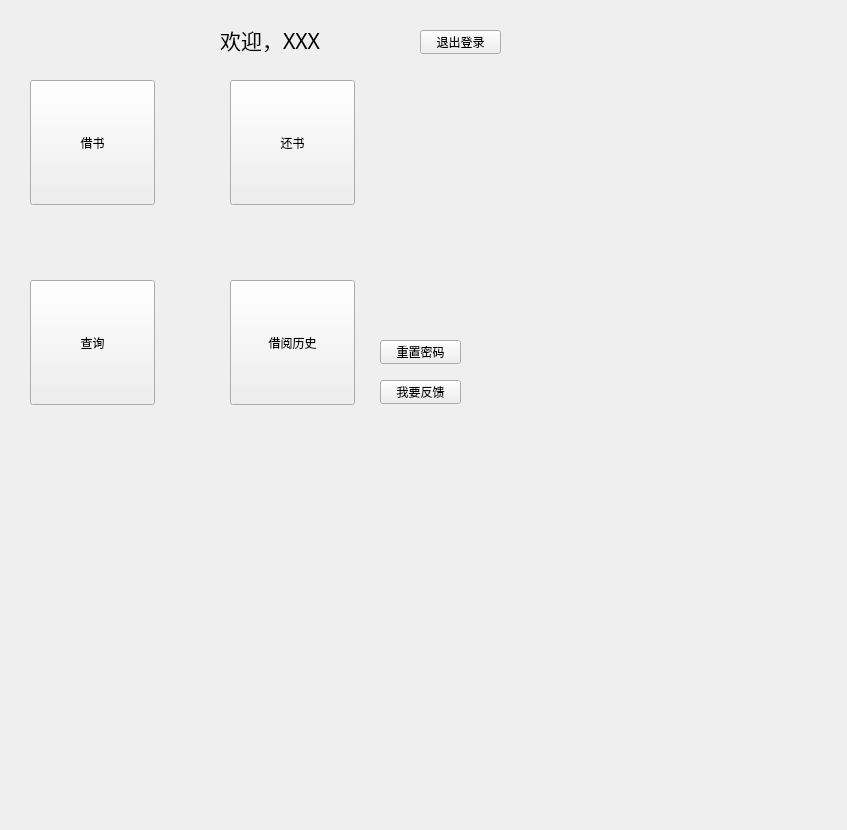
<?xml version="1.0" encoding="UTF-8"?>
<ui version="4.0">
 <class>User_menu</class>
 <widget class="QWidget" name="User_menu">
  <property name="geometry">
   <rect>
    <x>0</x>
    <y>0</y>
    <width>847</width>
    <height>830</height>
   </rect>
  </property>
  <property name="windowTitle">
   <string>Form</string>
  </property>
  <widget class="QLabel" name="welcom_line">
   <property name="geometry">
    <rect>
     <x>150</x>
     <y>20</y>
     <width>240</width>
     <height>40</height>
    </rect>
   </property>
   <property name="minimumSize">
    <size>
     <width>240</width>
     <height>40</height>
    </size>
   </property>
   <property name="maximumSize">
    <size>
     <width>240</width>
     <height>40</height>
    </size>
   </property>
   <property name="font">
    <font>
     <family>楷体</family>
     <pointsize>16</pointsize>
    </font>
   </property>
   <property name="text">
    <string>欢迎，XXX</string>
   </property>
   <property name="alignment">
    <set>Qt::AlignmentFlag::AlignCenter</set>
   </property>
  </widget>
  <widget class="QPushButton" name="button_signout">
   <property name="geometry">
    <rect>
     <x>420</x>
     <y>30</y>
     <width>81</width>
     <height>24</height>
    </rect>
   </property>
   <property name="text">
    <string>退出登录</string>
   </property>
  </widget>
  <widget class="QStackedWidget" name="stackedWidget">
   <property name="geometry">
    <rect>
     <x>20</x>
     <y>60</y>
     <width>521</width>
     <height>381</height>
    </rect>
   </property>
   <property name="currentIndex">
    <number>0</number>
   </property>
   <widget class="QWidget" name="page_main_menu">
    <widget class="QPushButton" name="button_feedback">
     <property name="geometry">
      <rect>
       <x>360</x>
       <y>320</y>
       <width>81</width>
       <height>24</height>
      </rect>
     </property>
     <property name="text">
      <string>我要反馈</string>
     </property>
    </widget>
    <widget class="QWidget" name="layoutWidget">
     <property name="geometry">
      <rect>
       <x>0</x>
       <y>10</y>
       <width>345</width>
       <height>345</height>
      </rect>
     </property>
     <layout class="QGridLayout" name="gridLayout">
      <property name="leftMargin">
       <number>10</number>
      </property>
      <property name="topMargin">
       <number>10</number>
      </property>
      <property name="rightMargin">
       <number>10</number>
      </property>
      <property name="bottomMargin">
       <number>10</number>
      </property>
      <property name="spacing">
       <number>75</number>
      </property>
      <item row="0" column="0">
       <widget class="QPushButton" name="button_borrow">
        <property name="minimumSize">
         <size>
          <width>125</width>
          <height>125</height>
         </size>
        </property>
        <property name="maximumSize">
         <size>
          <width>125</width>
          <height>125</height>
         </size>
        </property>
        <property name="text">
         <string>借书</string>
        </property>
       </widget>
      </item>
      <item row="0" column="1">
       <widget class="QPushButton" name="button_return">
        <property name="minimumSize">
         <size>
          <width>125</width>
          <height>125</height>
         </size>
        </property>
        <property name="maximumSize">
         <size>
          <width>125</width>
          <height>125</height>
         </size>
        </property>
        <property name="text">
         <string>还书</string>
        </property>
       </widget>
      </item>
      <item row="1" column="0">
       <widget class="QPushButton" name="button_serch">
        <property name="minimumSize">
         <size>
          <width>125</width>
          <height>125</height>
         </size>
        </property>
        <property name="maximumSize">
         <size>
          <width>125</width>
          <height>125</height>
         </size>
        </property>
        <property name="text">
         <string>查询</string>
        </property>
       </widget>
      </item>
      <item row="1" column="1">
       <widget class="QPushButton" name="button_history">
        <property name="minimumSize">
         <size>
          <width>125</width>
          <height>125</height>
         </size>
        </property>
        <property name="maximumSize">
         <size>
          <width>125</width>
          <height>125</height>
         </size>
        </property>
        <property name="text">
         <string>借阅历史</string>
        </property>
       </widget>
      </item>
     </layout>
    </widget>
    <widget class="QPushButton" name="button_reset_password">
     <property name="geometry">
      <rect>
       <x>360</x>
       <y>280</y>
       <width>81</width>
       <height>24</height>
      </rect>
     </property>
     <property name="text">
      <string>重置密码</string>
     </property>
    </widget>
   </widget>
   <widget class="QWidget" name="page_borrow">
    <widget class="QLineEdit" name="borrow_line_edit">
     <property name="geometry">
      <rect>
       <x>240</x>
       <y>200</y>
       <width>181</width>
       <height>21</height>
      </rect>
     </property>
    </widget>
    <widget class="QLabel" name="borrow_hint">
     <property name="geometry">
      <rect>
       <x>100</x>
       <y>200</y>
       <width>131</width>
       <height>31</height>
      </rect>
     </property>
     <property name="text">
      <string>请输入书籍唯一索引码</string>
     </property>
    </widget>
    <widget class="QLabel" name="borrow_main_LOGO">
     <property name="geometry">
      <rect>
       <x>190</x>
       <y>50</y>
       <width>121</width>
       <height>131</height>
      </rect>
     </property>
     <property name="font">
      <font>
       <pointsize>24</pointsize>
      </font>
     </property>
     <property name="text">
      <string>logo</string>
     </property>
     <property name="alignment">
      <set>Qt::AlignmentFlag::AlignCenter</set>
     </property>
    </widget>
    <widget class="QWidget" name="widget" native="true">
     <property name="geometry">
      <rect>
       <x>90</x>
       <y>250</y>
       <width>341</width>
       <height>72</height>
      </rect>
     </property>
     <layout class="QGridLayout" name="gridLayout_2">
      <item row="0" column="0">
       <widget class="QPushButton" name="borrow_borrow_button">
        <property name="text">
         <string>借书</string>
        </property>
       </widget>
      </item>
      <item row="1" column="0">
       <widget class="QPushButton" name="borrow_quit_button">
        <property name="text">
         <string>退出</string>
        </property>
       </widget>
      </item>
     </layout>
    </widget>
   </widget>
   <widget class="QWidget" name="page_return">
    <widget class="QLineEdit" name="return_line_edit">
     <property name="geometry">
      <rect>
       <x>240</x>
       <y>120</y>
       <width>113</width>
       <height>23</height>
      </rect>
     </property>
    </widget>
    <widget class="QLabel" name="return_hint">
     <property name="geometry">
      <rect>
       <x>150</x>
       <y>120</y>
       <width>54</width>
       <height>16</height>
      </rect>
     </property>
     <property name="text">
      <string>TextLabel</string>
     </property>
    </widget>
    <widget class="QLabel" name="retur_LOGO">
     <property name="geometry">
      <rect>
       <x>210</x>
       <y>70</y>
       <width>54</width>
       <height>16</height>
      </rect>
     </property>
     <property name="text">
      <string>TextLabel</string>
     </property>
    </widget>
    <widget class="QPushButton" name="return_return_button">
     <property name="geometry">
      <rect>
       <x>110</x>
       <y>180</y>
       <width>81</width>
       <height>24</height>
      </rect>
     </property>
     <property name="text">
      <string>还书</string>
     </property>
    </widget>
    <widget class="QPushButton" name="return_quit">
     <property name="geometry">
      <rect>
       <x>300</x>
       <y>180</y>
       <width>81</width>
       <height>24</height>
      </rect>
     </property>
     <property name="text">
      <string>返回</string>
     </property>
    </widget>
   </widget>
   <widget class="QWidget" name="page_serch">
    <widget class="QLineEdit" name="serch_line_edit">
     <property name="geometry">
      <rect>
       <x>120</x>
       <y>10</y>
       <width>113</width>
       <height>23</height>
      </rect>
     </property>
    </widget>
    <widget class="QPushButton" name="serch_by_name">
     <property name="geometry">
      <rect>
       <x>250</x>
       <y>10</y>
       <width>81</width>
       <height>24</height>
      </rect>
     </property>
     <property name="text">
      <string>按书名查找</string>
     </property>
    </widget>
    <widget class="QPushButton" name="serch_by_cata">
     <property name="geometry">
      <rect>
       <x>350</x>
       <y>10</y>
       <width>81</width>
       <height>24</height>
      </rect>
     </property>
     <property name="text">
      <string>按类别查找</string>
     </property>
    </widget>
    <widget class="QLabel" name="label_please">
     <property name="geometry">
      <rect>
       <x>30</x>
       <y>20</y>
       <width>54</width>
       <height>16</height>
      </rect>
     </property>
     <property name="text">
      <string>请输入</string>
     </property>
    </widget>
    <widget class="QTableWidget" name="serch_table">
     <property name="geometry">
      <rect>
       <x>40</x>
       <y>60</y>
       <width>401</width>
       <height>231</height>
      </rect>
     </property>
    </widget>
    <widget class="QPushButton" name="serch_quit">
     <property name="geometry">
      <rect>
       <x>370</x>
       <y>310</y>
       <width>81</width>
       <height>24</height>
      </rect>
     </property>
     <property name="text">
      <string>返回</string>
     </property>
    </widget>
   </widget>
   <widget class="QWidget" name="page_history">
    <widget class="QTableWidget" name="history_table">
     <property name="geometry">
      <rect>
       <x>55</x>
       <y>81</y>
       <width>421</width>
       <height>231</height>
      </rect>
     </property>
    </widget>
    <widget class="QLabel" name="history_lable">
     <property name="geometry">
      <rect>
       <x>140</x>
       <y>40</y>
       <width>111</width>
       <height>20</height>
      </rect>
     </property>
     <property name="text">
      <string>点击查询后显示</string>
     </property>
    </widget>
    <widget class="QPushButton" name="history_serch">
     <property name="geometry">
      <rect>
       <x>270</x>
       <y>40</y>
       <width>81</width>
       <height>24</height>
      </rect>
     </property>
     <property name="text">
      <string>查询</string>
     </property>
    </widget>
    <widget class="QPushButton" name="history_quit">
     <property name="geometry">
      <rect>
       <x>390</x>
       <y>330</y>
       <width>81</width>
       <height>24</height>
      </rect>
     </property>
     <property name="text">
      <string>返回</string>
     </property>
    </widget>
   </widget>
   <widget class="QWidget" name="page_reset_password">
    <widget class="QPushButton" name="reset_reset">
     <property name="geometry">
      <rect>
       <x>320</x>
       <y>250</y>
       <width>81</width>
       <height>24</height>
      </rect>
     </property>
     <property name="text">
      <string>确认重置</string>
     </property>
    </widget>
    <widget class="QPushButton" name="reset_quit">
     <property name="geometry">
      <rect>
       <x>320</x>
       <y>290</y>
       <width>81</width>
       <height>24</height>
      </rect>
     </property>
     <property name="text">
      <string>返回</string>
     </property>
    </widget>
    <widget class="QLineEdit" name="reset_oldpass">
     <property name="geometry">
      <rect>
       <x>320</x>
       <y>140</y>
       <width>113</width>
       <height>23</height>
      </rect>
     </property>
    </widget>
    <widget class="QLineEdit" name="reset_newpass">
     <property name="geometry">
      <rect>
       <x>320</x>
       <y>180</y>
       <width>113</width>
       <height>23</height>
      </rect>
     </property>
    </widget>
    <widget class="QLabel" name="label">
     <property name="geometry">
      <rect>
       <x>233</x>
       <y>140</y>
       <width>71</width>
       <height>20</height>
      </rect>
     </property>
     <property name="text">
      <string>请输入原密码</string>
     </property>
    </widget>
    <widget class="QLabel" name="label_2">
     <property name="geometry">
      <rect>
       <x>233</x>
       <y>180</y>
       <width>71</width>
       <height>20</height>
      </rect>
     </property>
     <property name="text">
      <string>请输入新密码</string>
     </property>
    </widget>
    <widget class="QLabel" name="label_3">
     <property name="geometry">
      <rect>
       <x>43</x>
       <y>85</y>
       <width>161</width>
       <height>211</height>
      </rect>
     </property>
     <property name="text">
      <string>LOGO</string>
     </property>
    </widget>
    <widget class="QLabel" name="label_4">
     <property name="geometry">
      <rect>
       <x>230</x>
       <y>210</y>
       <width>71</width>
       <height>20</height>
      </rect>
     </property>
     <property name="text">
      <string>请确认新密码</string>
     </property>
    </widget>
    <widget class="QLineEdit" name="reset_config_newpass">
     <property name="geometry">
      <rect>
       <x>320</x>
       <y>210</y>
       <width>113</width>
       <height>23</height>
      </rect>
     </property>
    </widget>
   </widget>
   <widget class="QWidget" name="page_feedback">
    <widget class="QTextEdit" name="textEdit">
     <property name="geometry">
      <rect>
       <x>40</x>
       <y>30</y>
       <width>461</width>
       <height>231</height>
      </rect>
     </property>
    </widget>
    <widget class="QPushButton" name="feedback_feedback">
     <property name="geometry">
      <rect>
       <x>80</x>
       <y>290</y>
       <width>81</width>
       <height>24</height>
      </rect>
     </property>
     <property name="text">
      <string>确认提交</string>
     </property>
    </widget>
    <widget class="QPushButton" name="feedback_quit">
     <property name="geometry">
      <rect>
       <x>330</x>
       <y>290</y>
       <width>81</width>
       <height>24</height>
      </rect>
     </property>
     <property name="text">
      <string>返回</string>
     </property>
    </widget>
   </widget>
  </widget>
 </widget>
 <resources/>
 <connections/>
</ui>
